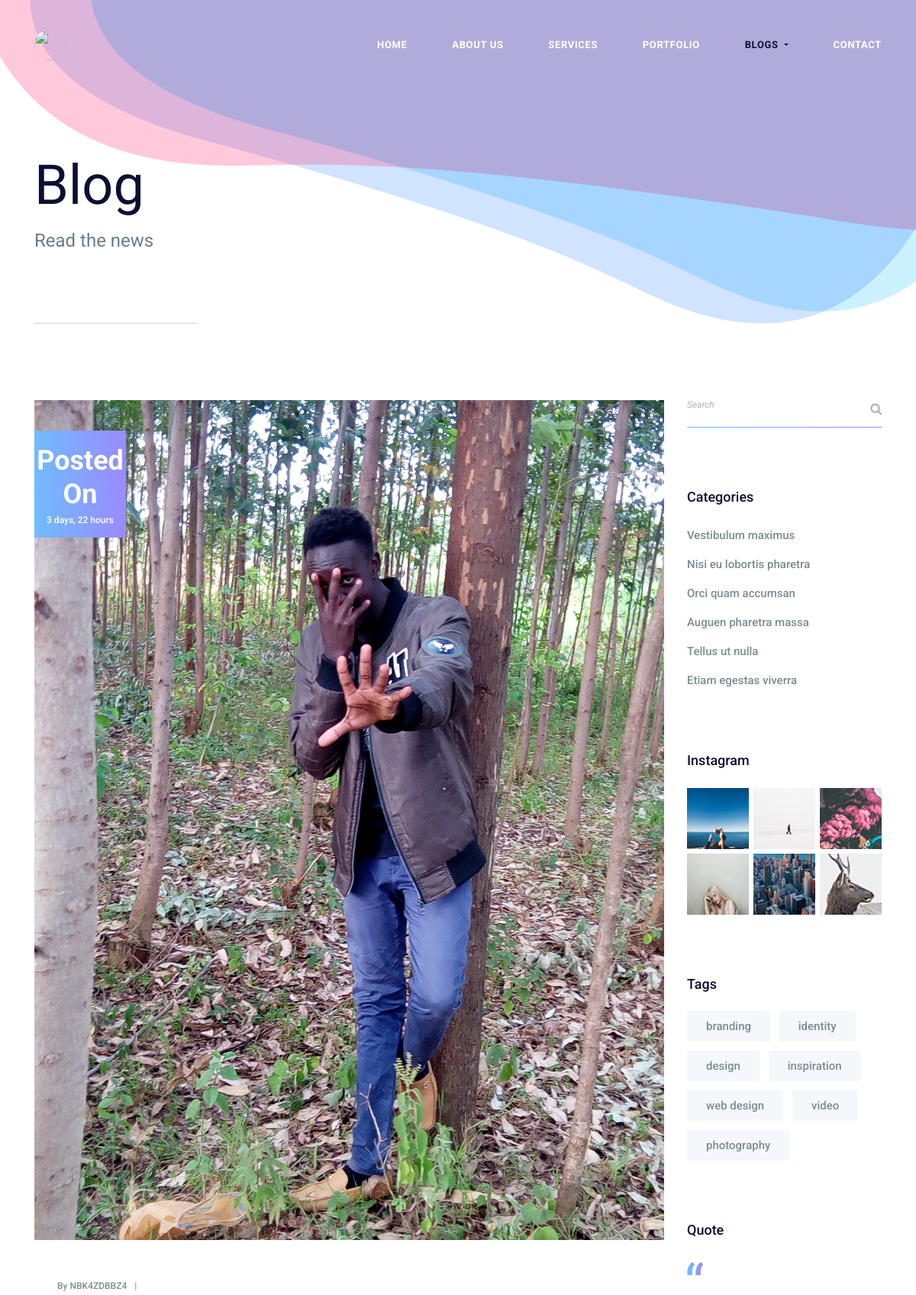
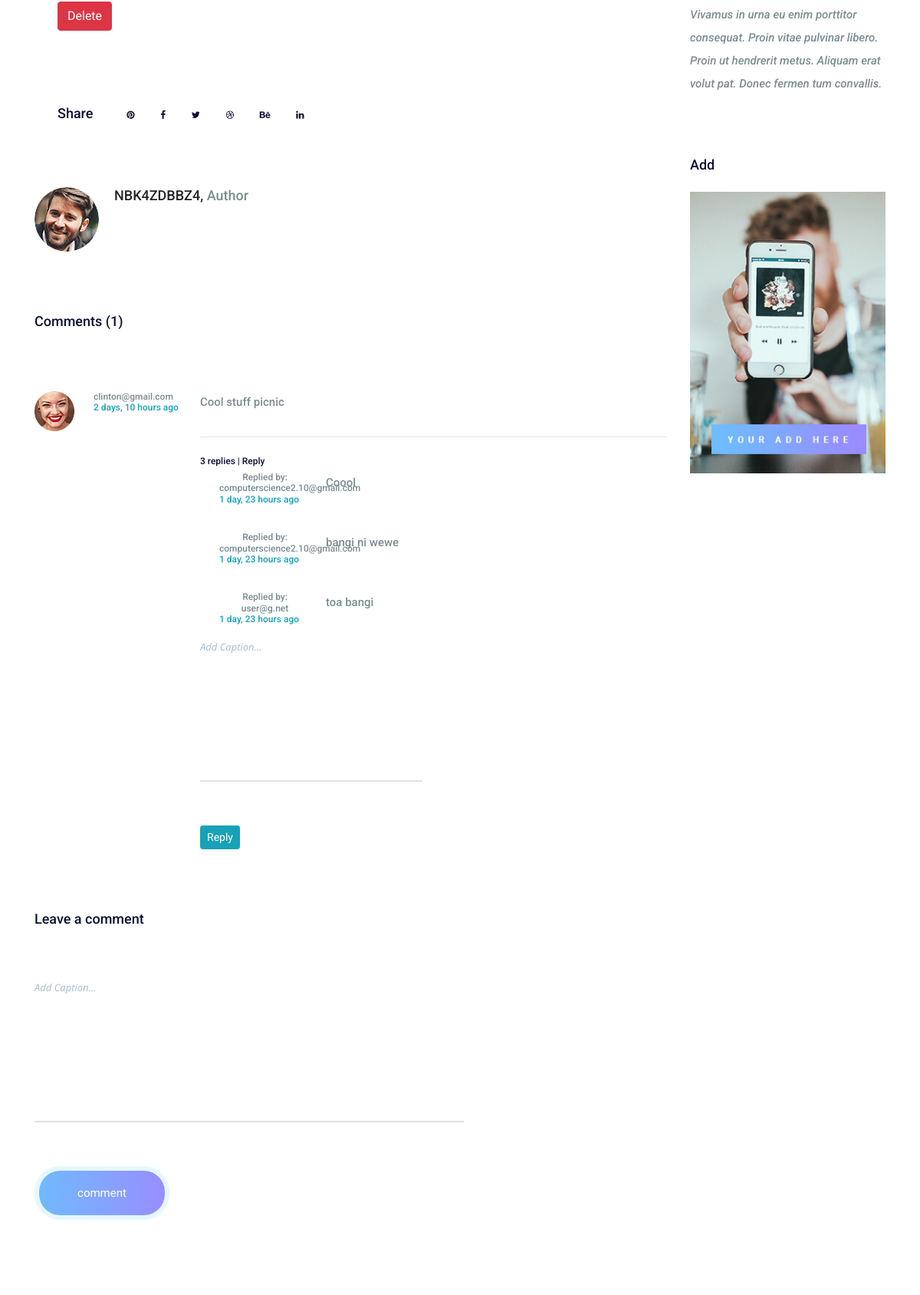
/Blog/postitem/2 (upper part), run on the app's committed database (2 pictures, top to bottom).
### Blog/models.py (models this page shows, shortened)
class Post(models.Model):
    title = models.CharField(max_length = 100)
    author = models.CharField(max_length = 100)
    description = models.TextField(blank=True)
    created_at = models.DateTimeField(default = datetime.now, blank = True)
    photo = models.ImageField(upload_to = 'photos/blogphotos/', null = True, blank = True)
    @property
    def comments(self):
        instance = self
        qs = Comment.objects.filter_by_instance(instance)
        return qs
    @property
    def get_content_type(self):
        instance = self
        content_type = ContentType.objects.get_for_model(instance.__class__)
        return content_type

### comments/models.py (models this page shows, shortened)
class Comment(models.Model):
    user = models.ForeignKey(settings.AUTH_USER_MODEL, default = 1, on_delete=models.CASCADE)
    content_type = models.ForeignKey(ContentType, on_delete=models.CASCADE, null = True)
    object_id = models.PositiveIntegerField(null=True)
    content_object = GenericForeignKey('content_type', 'object_id')
    parent = models.ForeignKey("self", blank=True, null=True, on_delete=models.CASCADE)
    content = models.TextField(blank=True, null=True)
    timestamp = models.DateTimeField(auto_now_add=True)
    objects = CommentManager()
    class Meta:
        ordering = ['-timestamp']
    def children(self):#comments replies
        return Comment.objects.filter(parent=self)

### accounts/models.py (models this page shows, shortened)
class User(AbstractBaseUser):
    email = models.EmailField(unique = True)
    full_name = models.CharField(max_length = 254, blank=True, null=True)
    admission_number = models.CharField(max_length = 254, blank=True, null=True)
    university = models.CharField(max_length = 254, blank=True, null=True)
    username = models.CharField(max_length = 254, blank=True, null=True)
    phone_number = models.CharField(max_length = 254, blank=True, null=True)
    active = models.BooleanField(default=True)
    staff = models.BooleanField(default=False)
    admin = models.BooleanField(default=False)
    timestamp = models.DateTimeField(auto_now_add=True)
    USERNAME_FIELD = 'email'
    REQUIRED_FIELDS = ['full_name', 'admission_number', 'university', 'username', 'phone_number', ]
    objects = UserManager()
    def __str__(self):
        return self.email

### Blog/views.py (the view, shortened to what this page needs)
# urls.py: path('postitem/<id>', views.post_item, name = 'post_item'),
def post_item(request, id):
    instance = get_object_or_404(Post, id=id)
    initial_data = {
        "content_type": instance.get_content_type,
        "object_id": instance.id
    }
    form = CommentForm(request.POST or None, initial = initial_data)
    comments = instance.comments
    context = {
        'instance': instance,
        'comments': comments,
        'comment_form': form,
    }
    return render(request, "post_item.html", context)

### comments/forms.py
class CommentForm(forms.Form):
    content_type = forms.CharField(widget = forms.HiddenInput)
    object_id = forms.IntegerField(widget = forms.HiddenInput)
    content = forms.CharField(label = "", widget = forms.Textarea(attrs={'placeholder': 'Add Caption...', 'class': 'form-control'}))

### comments/models.py (called while the page is built)
    def filter_by_instance(self, instance):
        content_type = ContentType.objects.get_for_model(instance.__class__)
        obj_id = instance.id
        qs = super(CommentManager, self).filter(content_type = content_type, object_id = obj_id).filter(parent = None)
        return qs

### Blog/templates/post_item.html (shortened to what this page needs)
{% extends "blog/base.html" %}
{% load static %}
{% block content %}
{% include "blog/navbar.html" %}
<section class="banner_area">
    <div class="container">
        <div class="banner_inner_text">
            <h2>Blog</h2>
            <p>Read the news</p>
        </div>
    </div>
</section>
<section class="blog_main_area p_100">
    <div class="container">
        <div class="row">
            <div class="col-lg-9">
                <div class="single_blog_inner">
                    <div class="s_blog_main">
                        <div class="blog_img">
                            <img class="img-fluid" src="/Blog{{ instance.photo.url }}" target="_blank"
                                alt="{{ instance.title }}">
                            <div class="blog_date">
                                <h4>Posted On</h4>
                                <h5>{{ instance.created_at|timesince }}</h5>
                            </div>
                        </div>
                        <div class="blog_text">
                            <a href="#">
                                <h4>{{ post.title }}</h4>
                            </a>
                            <div class="blog_author">
                                <a href="#">By {{ instance.author }}</a>
                                <form method="POST" action="{% url 'delete_post' instance.id %}">
                                    <button type="submit" class="btn btn-danger btn-xs">Delete</button>
                                </form>
                            </div>
                        </div>
                    </div>
                    <div class="s_blog_social">
                        <h3>Share</h3>
                        <ul>
                            <li><a href="#"><i class="fa fa-pinterest" aria-hidden="true"></i></a></li>
                            <li><a href="#"><i class="fa fa-facebook" aria-hidden="true"></i></a></li>
                            <li><a href="#"><i class="fa fa-twitter" aria-hidden="true"></i></a></li>
                            <li><a href="#"><i class="fa fa-dribbble" aria-hidden="true"></i></a></li>
                            <li><a href="#"><i class="fa fa-behance" aria-hidden="true"></i></a></li>
                            <li><a href="#"><i class="fa fa-linkedin" aria-hidden="true"></i></a></li>
                        </ul>
                    </div>
                    <div class="blog_author">
                        <div class="media">
                            <div class="d-flex">
                                <img class="rounded-circle" src="{% static 'img/blog/blog-author.png' %}" alt="">
                            </div>
                            <div class="media-body">
                                <h4>{{ instance.author }}, <span>Author</span></h4>
                            </div>
                        </div>
                    </div>
                    <div class="blog_comment">
                        <h3>Comments ({{comments.count}})</h3>
                        {% for comment in comments%}
                        <div class="media">
                            <img src="{% static 'img/comment/comment-1.png' %}" alt="">
                            <div class="d-flex">
                                <h5>{{comment.user}}</h5>
                                <h5 class="text-info">{{comment.timestamp|timesince}} ago</h5>
                            </div>
                            <div class="media-body">
                                <p>{{comment.content}}</p>
                                <hr>
                                <a href="#" id="comment-reply-btn">
                                    {% if comment.children.count > 0 %}
                                        {{ comment.children.count}} replies |
                                    {%endif%}
                                    Reply
                                </a>
                                <div id="comment-reply">
                                        {% for child_comment in comment.children %}
                                        <div class="media">
                                            <div class="d-flex">
                                                <h5 class="text-center">Replied by: {{child_comment.user}}</h5>
                                                <h5 class="text-info">{{child_comment.timestamp|timesince}} ago</h5>
                                            </div>
                                            <div class="media-body">
                                                <p>{{child_comment.content}}</p>
                                            </div>
                                        </div>
                                        {% endfor %}
                                    <form style="height: 5%;" class="row contact_us_form" action="{% url 'post_item' instance.id %}" method="POST" id="contactForm">
                                        <div class="form-group col-sm-6" style="margin-top: -15%; height: 10%;">
                                            {{ comment_form.content }}
                                        </div>
                                        <div class="form-group col-sm-12">
                                        </div>
                                        <div class="form-group col-sm-12">
                                        </div>
                                        <div class="form-group col-sm-12">
                                            <button type="submit" value="comment" class="btn btn-sm btn-info">Reply</button>
                                        </div>
                                    </form>
                                </div>
                            </div>
                        </div>
                        {% endfor %}
                    </div>
                    <div class="blog_comment_form">
                        <h3>Leave a comment</h3>
                        <form class="row contact_us_form" action="{% url 'post_item' instance.id %}" method="POST" id="contactForm">
                            <div class="form-group col-sm-12">
                                {{ comment_form.content }}
                            </div>
                            <div class="form-group col-sm-12">
                            </div>
                            <div class="form-group col-sm-12">
                            </div>
                            <div class="form-group col-sm-12">
                                <button type="submit" value="comment" class="btn submit_btn form-control">comment</button>
                            </div>
                        </form>
                    </div>
                </div>
            </div>
            <div class="col-lg-3">
                <div class="blog_right_sidebar">
                    <aside class="r_widget search_widget">
                        <div class="input-group">
                            <input type="text" class="form-control" placeholder="Search" aria-label="Search">
                            <span class="input-group-btn">
                                <button class="btn btn-secondary" type="button"><i class="fa fa-search"></i></button>
                            </span>
                        </div>
                    </aside>
                    <aside class="r_widget categories_widget">
                        <div class="r_w_title">
                            <h3>Categories</h3>
                        </div>
                        <ul>
                            <li><a href="#">Vestibulum maximus</a></li>
                            <li><a href="#">Nisi eu lobortis pharetra</a></li>
                            <li><a href="#">Orci quam accumsan</a></li>
                            <li><a href="#">Auguen pharetra massa</a></li>
                            <li><a href="#">Tellus ut nulla</a></li>
                            <li><a href="#"> Etiam egestas viverra </a></li>
                        </ul>
                    </aside>
                    <aside class="r_widget insta_widget">
                        <div class="r_w_title">
                            <h3>Instagram</h3>
                        </div>
                        <ul>
                            <li><a href="https://www.instagram.com/?hl=en">
                                    <img class="img-fluid" src="{% static 'img/instagram/right-instagram/r-in-1.jpg' %}"
                                        alt="">
                                </a></li>
                            <li><a href="https://www.instagram.com/?hl=en">
                                    <img class="img-fluid" src="{% static 'img/instagram/right-instagram/r-in-2.jpg' %}"
                                        alt="">
                                </a></li>
                            <li><a href="https://www.instagram.com/?hl=en">
                                    <img class="img-fluid" src="{% static 'img/instagram/right-instagram/r-in-3.jpg' %}"
                                        alt="">
                                </a></li>
                            <li><a href="https://www.instagram.com/?hl=en">
                                    <img class="img-fluid" src="{% static 'img/instagram/right-instagram/r-in-4.jpg' %}"
                                        alt="">
                                </a></li>
                            <li><a href="https://www.instagram.com/?hl=en">
                                    <img class="img-fluid" src="{% static 'img/instagram/right-instagram/r-in-5.jpg' %}"
                                        alt="">
                                </a></li>
                            <li><a href="https://www.instagram.com/?hl=en">
                                    <img class="img-fluid" src="{% static 'img/instagram/right-instagram/r-in-6.jpg' %}"
                                        alt="">
                                </a></li>
                        </ul>
                    </aside>
                    <aside class="r_widget tag_widget">
                        <div class="r_w_title">
                            <h3>Tags</h3>
                        </div>
                        <ul>
                            <li><a href="#">branding</a></li>
                            <li><a href="#">identity</a></li>
                            <li><a href="#">design</a></li>
                            <li><a href="#">inspiration</a></li>
                            <li><a href="#">web design</a></li>
                            <li><a href="#">video</a></li>
                            <li><a href="#">photography</a></li>
                        </ul>
                    </aside>
                    <aside class="r_widget quote_widget">
                        <div class="r_w_title">
                            <h3>Quote</h3>
                        </div>
                        <img src="{% static 'img/icon/quote-icon.png' %}" alt="">
                        <p>Vivamus in urna eu enim porttitor consequat. Proin vitae pulvinar libero. Proin ut hendrerit
                            metus. Aliquam erat volut pat. Donec fermen tum convallis.</p>
                    </aside>
                    <aside class="r_widget add_widget">
                        <div class="r_w_title">
                            <h3>Add</h3>
                        </div>
                        <img class="img-fluid" src="{% static 'img/add.jpg' %}" alt="">
                    </aside>
                </div>
            </div>
        </div>
    </div>
</section>
{% endblock %}

### data on the page
Post: photo (picture), created_at "3 days, 22 hours", author "NBK4ZDBBZ4"
Comment: user "clinton@gmail.com", timestamp "2 days, 10 hours", content "Cool stuff picnic", children.count "3"
Comment: user "computerscience2.10@gmail.com", timestamp "1 day, 23 hours", content "Coool"
Comment: user "computerscience2.10@gmail.com", timestamp "1 day, 23 hours", content "bangi ni wewe"
Comment: user "user@g.net", timestamp "1 day, 23 hours", content "toa bangi"

### other printed values
{{ comments.count }} "1"
